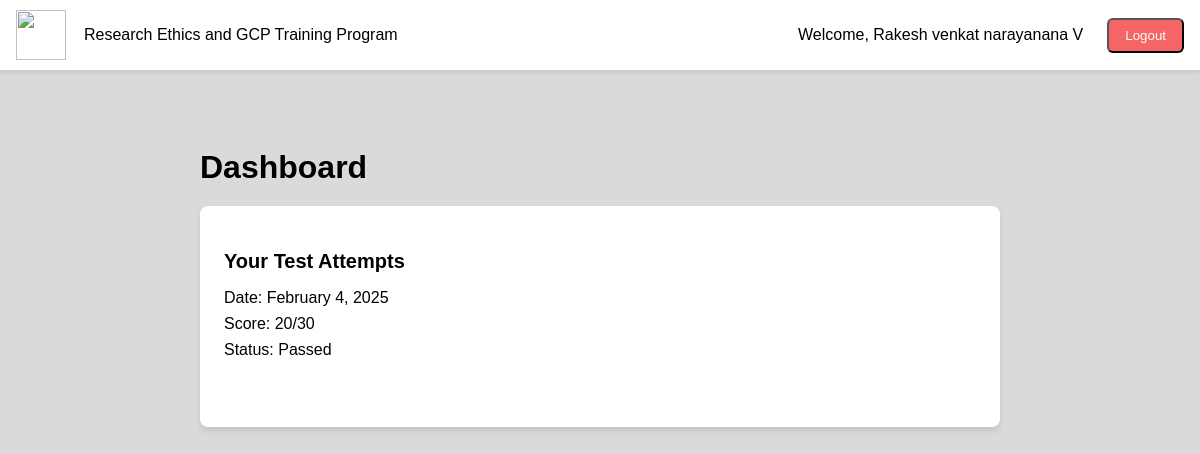
/ (signed in), run on an earlier commit of the app's database.
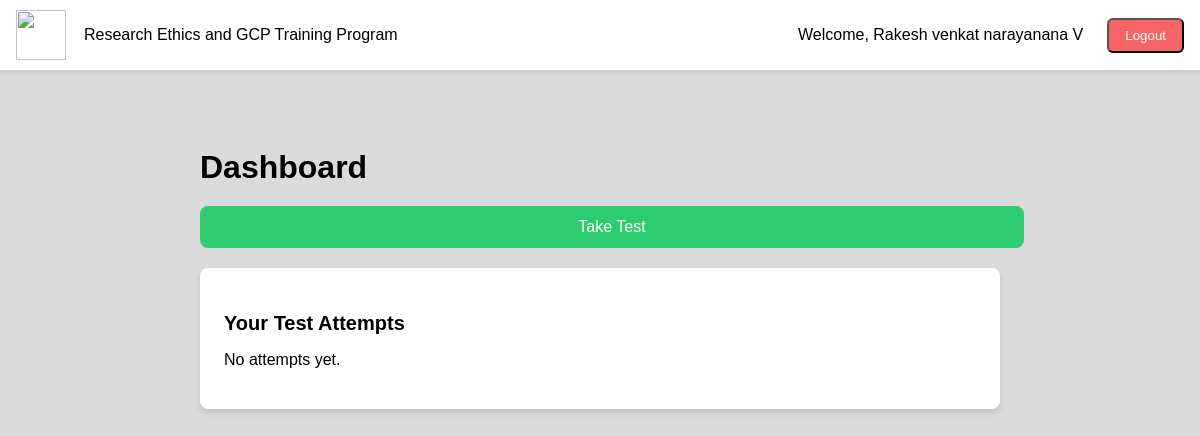
And on a later commit of the database.
### exam/models.py (models this page shows, shortened)
class TestAttempt(models.Model):
    user = models.ForeignKey(User, on_delete=models.CASCADE)
    score = models.IntegerField()
    passed = models.BooleanField(default=False)
    attempt_date = models.DateTimeField(auto_now_add=True)

### exam/views.py (the view)
# urls.py: path('', views.dashboard, name='dashboard'),
@login_required
def dashboard(request):
    attempts = TestAttempt.objects.filter(user=request.user).order_by('-attempt_date')
    return render(request, 'dashboard.html', {
        'attempts': attempts,
        'can_take_test': not attempts.exists() or not attempts.first().passed
    })

### exam/templates/dashboard.html (shortened to what this page needs)
{% extends 'base.html' %}
{% block content %}
<div class="dashboard-container">
    <h2 class="dashboard-title">Dashboard</h2>
    {% if can_take_test %}
        <a href="{% url 'take_test' %}" class="take-test-btn">
            Take Test
        </a>
    {% endif %}
    <div class="test-attempts-card">
        <h3 class="attempts-title">Your Test Attempts</h3>
        {% if attempts %}
            <div class="attempts-list">
                {% for attempt in attempts %}
                    <div class="attempt-item">
                        <p>Date: {{ attempt.attempt_date|date:"F j, Y" }}</p>
                        <p>Score: {{ attempt.score }}/30</p>
                        <p>Status: {% if attempt.passed %}Passed{% else %}Failed{% endif %}</p>
                    </div>
                {% endfor %}
            </div>
        {% else %}
            <p>No attempts yet.</p>
        {% endif %}
    </div>
</div>
{% endblock %}

What changed in the data, as far as the page shows it:
removed TestAttempt: attempt_date "February 4, 2025", score "20", passed "Passed"
Also different on the page:
text now shown: "Take Test No attempts yet."
